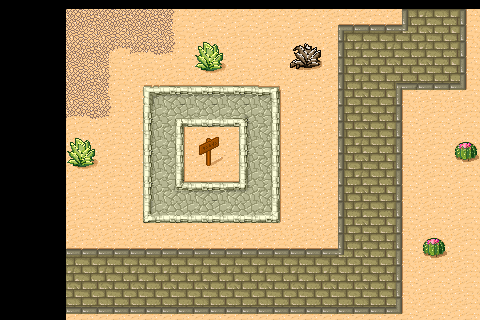

A level layout from a 2D game, rendered from its tile map. Below: a short description, then the map file with its tile-grid data intact:
An orthogonal 15x10 tile map with 32x32 px tiles, 1 tile layer (Tile Layer 1) and 1 object (actor).

<map version="1.0" orientation="orthogonal" renderorder="right-down" width="15" height="10" tilewidth="32" tileheight="32" nextobjectid="6">
 <tileset firstgid="1" name="tileset32x32" tilewidth="32" tileheight="32" spacing="1" margin="1" tilecount="48" columns="8">
  <image source="tmw_desert_spacing.png" width="265" height="199" />
  <tile id="0">
   <properties>
    <property name="mAttrib" value="0" />
   </properties>
  </tile>
  <tile id="1">
   <properties>
    <property name="mAttrib" value="0" />
   </properties>
  </tile>
  <tile id="2">
   <properties>
    <property name="mAttrib" value="0" />
   </properties>
  </tile>
  <tile id="3">
   <properties>
    <property name="mAttrib" value="0" />
   </properties>
  </tile>
  <tile id="4">
   <properties>
    <property name="mAttrib" value="0" />
   </properties>
  </tile>
  <tile id="5">
   <properties>
    <property name="mAttrib" value="0" />
   </properties>
  </tile>
  <tile id="6">
   <properties>
    <property name="mAttrib" value="0" />
   </properties>
  </tile>
  <tile id="7">
   <properties>
    <property name="mAttrib" value="0" />
   </properties>
  </tile>
  <tile id="8">
   <properties>
    <property name="mAttrib" value="0" />
   </properties>
  </tile>
  <tile id="9">
   <properties>
    <property name="mAttrib" value="0" />
   </properties>
  </tile>
  <tile id="10">
   <properties>
    <property name="mAttrib" value="0" />
   </properties>
  </tile>
  <tile id="11">
   <properties>
    <property name="mAttrib" value="0" />
   </properties>
  </tile>
  <tile id="12">
   <properties>
    <property name="mAttrib" value="0" />
   </properties>
  </tile>
  <tile id="13">
   <properties>
    <property name="mAttrib" value="0" />
   </properties>
  </tile>
  <tile id="14">
   <properties>
    <property name="mAttrib" value="0" />
   </properties>
  </tile>
  <tile id="15">
   <properties>
    <property name="mAttrib" value="0" />
   </properties>
  </tile>
  <tile id="16">
   <properties>
    <property name="mAttrib" value="0" />
   </properties>
  </tile>
  <tile id="17">
   <properties>
    <property name="mAttrib" value="0" />
   </properties>
  </tile>
  <tile id="18">
   <properties>
    <property name="mAttrib" value="0" />
   </properties>
  </tile>
  <tile id="19">
   <properties>
    <property name="mAttrib" value="0" />
   </properties>
  </tile>
  <tile id="20">
   <properties>
    <property name="mAttrib" value="0" />
   </properties>
  </tile>
  <tile id="21">
   <properties>
    <property name="mAttrib" value="0" />
   </properties>
  </tile>
  <tile id="22">
   <properties>
    <property name="mAttrib" value="0" />
   </properties>
  </tile>
  <tile id="23">
   <properties>
    <property name="mAttrib" value="0" />
   </properties>
  </tile>
  <tile id="24">
   <properties>
    <property name="mAttrib" value="0" />
   </properties>
  </tile>
  <tile id="25">
   <properties>
    <property name="mAttrib" value="0" />
   </properties>
  </tile>
  <tile id="26">
   <properties>
    <property name="mAttrib" value="0" />
   </properties>
  </tile>
  <tile id="27">
   <properties>
    <property name="mAttrib" value="0" />
   </properties>
  </tile>
  <tile id="28">
   <properties>
    <property name="mAttrib" value="0" />
   </properties>
  </tile>
  <tile id="29">
   <properties>
    <property name="mAttrib" value="1" />
   </properties>
  </tile>
  <tile id="30">
   <properties>
    <property name="mAttrib" value="2" />
   </properties>
  </tile>
  <tile id="31">
   <properties>
    <property name="mAttrib" value="0" />
   </properties>
  </tile>
  <tile id="32">
   <properties>
    <property name="mAttrib" value="0" />
   </properties>
  </tile>
  <tile id="33">
   <properties>
    <property name="mAttrib" value="0" />
   </properties>
  </tile>
  <tile id="34">
   <properties>
    <property name="mAttrib" value="0" />
   </properties>
  </tile>
  <tile id="35">
   <properties>
    <property name="mAttrib" value="0" />
   </properties>
  </tile>
  <tile id="36">
   <properties>
    <property name="mAttrib" value="0" />
   </properties>
  </tile>
  <tile id="37">
   <properties>
    <property name="mAttrib" value="0" />
   </properties>
  </tile>
  <tile id="38">
   <properties>
    <property name="mAttrib" value="0" />
   </properties>
  </tile>
  <tile id="39">
   <properties>
    <property name="mAttrib" value="0" />
   </properties>
  </tile>
  <tile id="40">
   <properties>
    <property name="mAttrib" value="0" />
   </properties>
  </tile>
  <tile id="41">
   <properties>
    <property name="mAttrib" value="0" />
   </properties>
  </tile>
  <tile id="42">
   <properties>
    <property name="mAttrib" value="0" />
   </properties>
  </tile>
  <tile id="43">
   <properties>
    <property name="mAttrib" value="0" />
   </properties>
  </tile>
  <tile id="44">
   <properties>
    <property name="mAttrib" value="0" />
   </properties>
  </tile>
  <tile id="45">
   <properties>
    <property name="mAttrib" value="0" />
   </properties>
  </tile>
  <tile id="46">
   <properties>
    <property name="mAttrib" value="0" />
   </properties>
  </tile>
  <tile id="47">
   <properties>
    <property name="mAttrib" value="0" />
   </properties>
  </tile>
 </tileset>
 <layer name="Tile Layer 1" width="15" height="10" offsetx="66" offsety="9">
  <data encoding="csv">
15,15,15,16,30,30,30,30,1,2,29,10,11,30,14,
15,4,23,24,40,30,30,39,9,10,10,10,11,30,14,
15,16,25,26,26,26,27,30,9,10,20,18,19,30,14,
23,24,33,36,42,37,35,30,9,10,11,30,30,30,14,
40,30,33,35,46,33,35,30,9,10,11,30,31,31,14,
30,30,33,44,26,45,35,30,9,10,11,30,30,31,14,
30,30,41,42,42,42,43,30,9,10,11,30,30,30,14,
2,2,2,2,2,2,2,2,29,10,11,31,30,30,14,
10,10,10,10,10,10,10,10,10,10,11,30,30,39,14,
18,18,18,18,18,18,18,18,18,18,19,30,30,30,14
</data>
 </layer>
 <objectgroup name="Object Layer 1">
  <object id="4" name="actor" x="224" y="96" width="31" height="31">
   <properties>
    <property name="mAttrib" value="0" />
   </properties>
  </object>
 </objectgroup>
</map>
